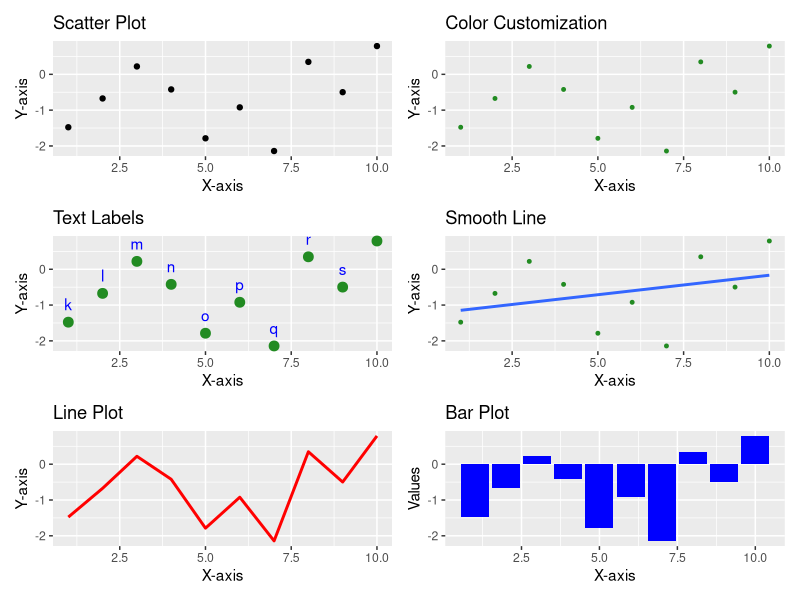

The R script that drew this image:

install.packages("patchwork")

library(ggplot2)
library(patchwork) 

# Step 2: Create a sample data frame
data <- data.frame(
  a = 1:10,
  b = rnorm(10),
  label = letters[11:20]
)

# Step 3: Generate and save all plots to variables (Notice we don't print them individually here)

# 3.1.1: Scatter plot
plot1 <- ggplot(data = data, aes(x = a, y = b)) +
  geom_point() +
  labs(title = "Scatter Plot", x = "X-axis", y = "Y-axis")

# 3.1.2: Scatter plot with color customizations 
plot2 <- ggplot(data = data, aes(x = a, y = b)) +
  geom_point(color = "forestgreen", size = 1) +
  labs(title = "Color Customization", x = "X-axis", y = "Y-axis")

# 3.1.3: Scatter plot with text labels and colors
plot3 <- ggplot(data = data, aes(x = a, y = b)) +
  geom_point(color = "forestgreen", size = 3) +
  geom_text(aes(label = label), vjust = -1, color = "blue") +
  labs(title = "Text Labels", x = "X-axis", y = "Y-axis")

# 3.1.4: Scatter plot with a smooth line
plot4 <- ggplot(data = data, aes(x = a, y = b)) +
  geom_point(color = "forestgreen", size = 1) +
  geom_smooth(method = "lm", se = FALSE) +
  labs(title = "Smooth Line", x = "X-axis", y = "Y-axis")

# 3.2: Line plot
plot5 <- ggplot(data = data, aes(x = a, y = b)) +
  geom_line(color = "red", linewidth = 1) + 
  labs(title = "Line Plot", x = "X-axis", y = "Y-axis")

# 3.3: Bar plot
plot6 <- ggplot(data = data, aes(x = a, y = b)) +
  geom_bar(stat = "identity", fill = "blue") +
  labs(title = "Bar Plot", x = "X-axis", y = "Values")

# Step 4: Arrange them all into a grid and print!
# The plot_layout(ncol = 2) tells it to display them in 2 columns
combined_plots <- plot1 + plot2 + plot3 + plot4 + plot5 + plot6 + plot_layout(ncol = 2)

print(combined_plots)
